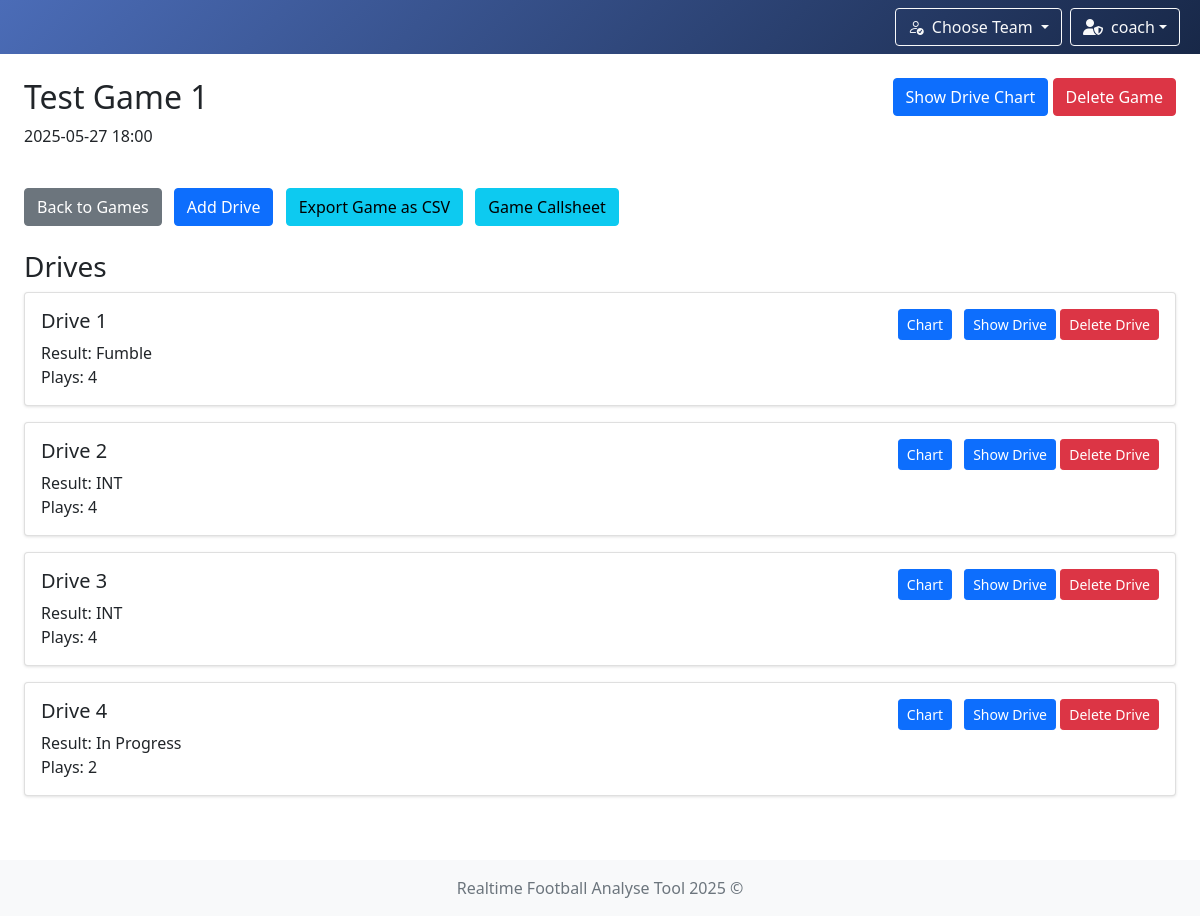
Screenshot of /game/1 (signed in) with the database file from the repository.
### app/models/user.py (models this page shows)
class UserModel(db.Model, UserMixin):
    __tablename__ = 'user'
    id = db.Column(db.Integer, primary_key=True)
    username = db.Column(db.String(80), unique=True, nullable=False)
    password = db.Column(db.String(120), nullable=False)
    role = db.Column(db.String(10), nullable=False, default='user')
    preference = db.relationship(
        'UserPreference',
        uselist=False,
        cascade='all, delete-orphan',
        passive_deletes=True,
        back_populates='user'
    )

### app/models/game.py (models this page shows)
class GameModel(db.Model):
    __tablename__ = 'game'
    id = db.Column(db.Integer, primary_key=True)
    game_name = db.Column(db.String(100), nullable=False)
    date = db.Column(db.DateTime, nullable=False)
    time = db.Column(db.String(20), nullable=False)
    drives = db.relationship('DriveModel', backref='game', lazy=True, cascade='all, delete-orphan')

### app/models/drive.py (models this page shows)
class DriveModel(db.Model):
    __tablename__ = 'drive'
    id = db.Column(db.Integer, primary_key=True)
    game_id = db.Column(db.Integer, db.ForeignKey('game.id'), nullable=False)
    result = db.Column(db.String(50))
    plays = db.relationship('PlayModel', backref='drive', lazy=True, cascade='all, delete-orphan')

### app/controllers/game.py (the view)
    @login_required
    def game_detail(self, game_id: int) -> str:
        game = GameModel.query.get_or_404(game_id)
        return render_template('game/game_detail.html', game=game)

### app/controllers/user.py (called while the page is built)
    @staticmethod
    def load_user(user_id):
        return UserModel.query.get(int(user_id))

### run.py (called while the page is built)
    def _inject_context(self) -> None:
        @self.app.context_processor
        def inject_teams() -> dict:
            try:
                teams = TeamModel.query.all()
                return dict(teams=teams)
            except Exception as e:
                print(f"[!] Error injecting teams: {str(e)} ({type(e).__name__})")
                return dict(teams=[])

### app/templates/game/game_detail.html (shortened to what this page needs)
{% extends "system/base.html" %}
{% block content %}
<div class="row mb-4">
    <div class="col">
        <h2>{{ game.game_name }}</h2>
        <p>{{ game.date.strftime('%Y-%m-%d') }} {{ game.time }}</p>
    </div>
    <div class="col text-end">
        <a href="{{ url_for('drive_chart', game_id=game.id) }}" class="btn btn-primary">Show Drive Chart</a>
        {% if current_user.role == 'admin' %}
        <form action="{{ url_for('delete_game', game_id=game.id) }}" method="POST" class="d-inline">
            <button type="submit" class="btn btn-danger"
                    onclick="return confirm('Are you sure you want to delete this game?')">Delete Game</button>
        </form>
        {% else %}
        <button class="btn btn-secondary" disabled>Delete Game</button>
        {% endif %}
    </div>
</div>
<div class="row mb-4">
    <div class="col">
        <form action="{{ url_for('add_drive', game_id=game.id) }}" method="POST">
            <a href="{{ url_for('game_options') }}" class="btn btn-secondary">Back to Games</a>
            <button type="submit" class="btn btn-primary">Add Drive</button>
            <a href="{{ url_for('export_game', game_id=game.id) }}" class="btn btn-info">Export Game as CSV</a>
            <a href="{{ url_for('game_callsheet', game_id=game.id) }}" class="btn btn-info">Game Callsheet</a>
        </form>
    </div>
</div>
<div class="row">
    <div class="col">
        <h3>Drives</h3>
        {% for drive in game.drives %}
        <div class="card mb-3">
            <div class="card-body">
                <div class="d-flex justify-content-between align-items-start">
                    <h5 class="card-title">Drive {{ loop.index }}</h5>
                    <div>
                        <a href="{{ url_for('drive_play_chart', game_id=game.id, drive_id=drive.id) }}" class="btn btn-sm btn-primary">Chart</a>
                        <a href="{{ url_for('drive_detail', drive_id=drive.id) }}" class="btn btn-sm btn-primary">Show Drive</a>
                        {% if current_user.role == 'admin' %}
                        <form action="{{ url_for('delete_drive', drive_id=drive.id) }}" method="POST" class="d-inline">
                            <button type="submit" class="btn btn-sm btn-danger"
                                    onclick="return confirm('Are you sure you want to delete this drive?')">Delete Drive</button>
                        </form>
                        {% else %}
                        <button class="btn btn-sm btn-secondary" disabled>Delete Drive</button>
                        {% endif %}
                    </div>
                </div>
                <p class="card-text">
                    Result: {{ drive.result or 'In Progress' }}<br>
                    Plays: {{ drive.plays|length }}
                </p>
            </div>
        </div>
        {% endfor %}
    </div>
</div>
{% endblock %}

### app/templates/system/base.html (shortened to what this page needs)
<!DOCTYPE html>
<html lang="en">
<head>
    <link rel="stylesheet" href="{{ url_for('static', filename='styles.css') }}"/>
    <link href="https://cdn.jsdelivr.net/npm/bootstrap@5.1.3/dist/css/bootstrap.min.css" rel="stylesheet"/>
    <link rel="stylesheet" href="https://cdn.jsdelivr.net/npm/bootstrap-icons@1.11.3/font/bootstrap-icons.css">
    <link rel="stylesheet" href="https://cdnjs.cloudflare.com/ajax/libs/font-awesome/6.5.0/css/all.min.css"/>
    <link rel="stylesheet" href="https://cdn.datatables.net/1.13.6/css/dataTables.bootstrap5.min.css">
</head>
<body class="{% block body_class %}{% endblock %}">
{% if current_user.is_authenticated %}
    <nav class="navbar navbar-expand-lg navbar-dark"
         style="{% if session.team_color %}background: linear-gradient(135deg, {{ session.team_color }}, #343a40);{% else %}background: linear-gradient(135deg, #4b6cb7, #182848);{% endif %}">
        <div class="container-fluid position-relative">
            <div class="ms-auto d-flex align-items-center">
                <div class="dropdown me-2">
                    <button class="btn btn-outline-light dropdown-toggle" type="button" id="teamDropdown"
                            data-bs-toggle="dropdown" aria-expanded="false">
                        <i class="bi bi-person-check me-1"></i>
                        {% if session.team_name %}
                            {{ session.team_name }}
                        {% else %}
                            Choose Team
                        {% endif %}
                    </button>
                </div>
                <div class="dropdown me-2">
                    <button class="btn btn-outline-light dropdown-toggle d-flex align-items-center" type="button"
                            id="userDropdown" data-bs-toggle="dropdown" aria-expanded="false">
                        {% if current_user.role == 'admin' %}
                            <i class="fas fa-user-shield me-2"></i>
                        {% else %}
                            <i class="fas fa-user me-2"></i>
                        {% endif %}
                        {{ current_user.username }}
                    </button>
                </div>
            </div>
        </div>
    </nav>
{% endif %}
<div class="content-wrapper">
    <div class="container-fluid mt-4 px-4">
        {% block content %}{% endblock %}
    </div>
</div>
<footer class="footer text-center py-3 mt-5" style="background-color: #f8f9fa;">
    <div class="w-100">
        <span class="text-muted">Realtime Football Analyse Tool 2025 ©</span>
    </div>
</footer>
</body>
</html>

### app/static/styles.css (style rules this page uses)
.navbar { transition: background-color 0.5s ease; }
html, body { height: 100%; margin: 0; padding: 0; }
body { display: flex; flex-direction: column; min-height: 100vh; }
.content-wrapper { flex: 1 0 auto; }
.footer { flex-shrink: 0; background-color: #f8f9fa; padding: 1rem 0; margin-top: auto; }
.card { margin-bottom: 1rem; box-shadow: 0 1px 3px rgba(0,0,0,0.12); }
.btn + .btn { margin-left: 0.5rem; }

### rows the page displays
UserModel: username "coach"
GameModel: game_name "Test Game 1", date "2025-05-27", time "18:00"
DriveModel: result "Fumble", plays|length "4"
DriveModel: result "INT", plays|length "4"
DriveModel: result "INT", plays|length "4"
DriveModel: result "In Progress", plays|length "2"
